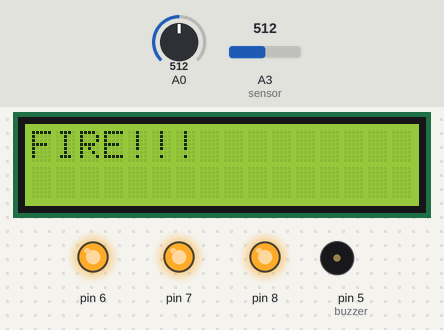
A sketch run on a simulated Arduino Uno, built with avr-gcc and run on an emulated ATmega328P. Parts: 16×2 character LCD, output pins drawn as LEDs (lit = HIGH), buzzer (waves = sounding). The inputs (shaded band) are chosen by the test bench; at power-on: A3 (sensor) = 512, A0 = 512. Pins used as bus, display or sensor lines are not drawn; what the sketch prints to the serial monitor is not drawn.

Above: at 1.2 s.
1.3 s: A3 (sensor) set to 540
At 2.0 s:
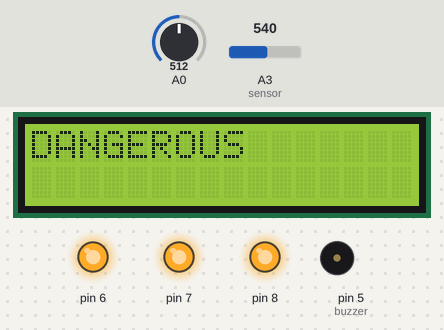
4.5 s: A0 set to 240
7.6 s: A0 set to 205
At 9.44 s:
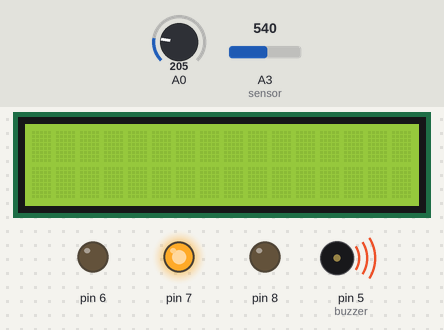
12.0 s: A3 (sensor) set to 306
At 12.16 s:
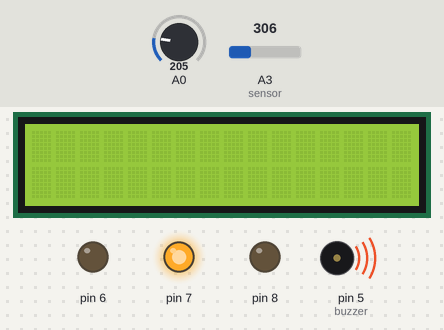
15.0 s: A0 set to 40
At 15.9 s:
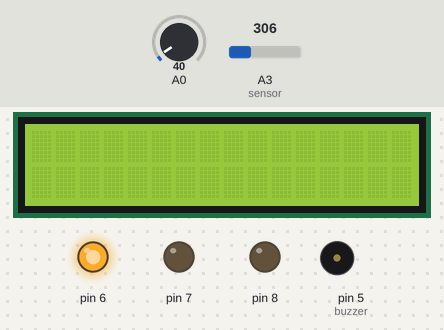
16.9 s: A3 (sensor) set to 376
21.8 s: A3 (sensor) set to 401
At 22.4 s:
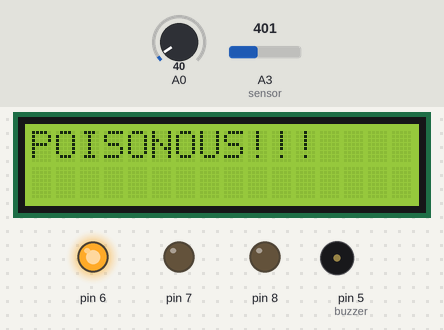
Timing chart, 0 to 25.2 s (numbered marks = the images above; inputs shaded):
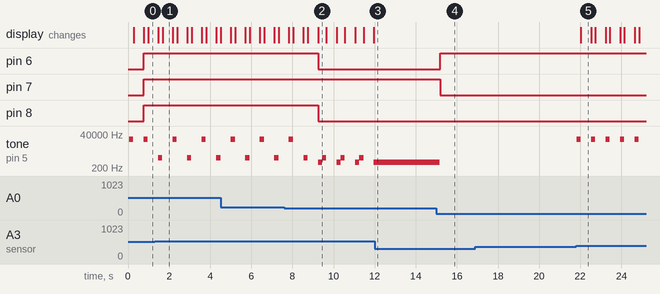

Measured:
- the behaviour switches between 527 and 528 on A3 (sensor) (found by bisection; images 0 and 1)
- the behaviour switches between 224 and 223 on A0 (found by bisection; images 1 and 2)
- the behaviour switches between 394 and 395 on A3 (sensor) (found by bisection; images 4 and 5)
- after the input at 1.3 s, the display: first differs from a run without the input after 0.38 s (image 1)
- after the input at 7.6 s, pin 6, pin 8: HIGH → LOW after 1.6 s
- after the input at 12.0 s, tone on pin 5 (buzzer): stops changing and stays 500 Hz
- after the input at 15.0 s, pin 6: LOW → HIGH after 0.18 s; pin 7: HIGH → LOW after 0.18 s; tone on pin 5 (buzzer): 500 Hz → silent after 0.18 s
- after the input at 16.9 s, every drawn part: stays the same
- after the input at 21.8 s, tone on pin 5 (buzzer): alternates 18000 Hz for 0.20 s and silent for 0.51 s, starting at once; the display: changes after 0.23 s (image 5)

The sketch:

smoke_and_fire_detectorII.ino
```cpp
#include <LiquidCrystal.h>

// initialize the library with the numbers of the interface pins
LiquidCrystal lcd(12, 11, 5, 4, 3, 2);

int green = 2;
int yellow = 3;
int red = 4;

int buzzer = 5;

int sensor = A3; // This stays as A3
int Value = 0;

int baselineTemp = 0;
int celsius = 0;
int fahrenheit = 0;

void setup()
{

  pinMode(A0, INPUT);
  pinMode(green, OUTPUT);
  pinMode(yellow, OUTPUT);
  pinMode(red, OUTPUT);
  pinMode(6, OUTPUT);
  pinMode(7, OUTPUT);
  pinMode(8, OUTPUT);
  pinMode(buzzer, OUTPUT);
  Serial.begin(9600);

  // set up the LCD's number of columns and rows:
  lcd.begin(16, 2);
}

void loop()
{
  digitalWrite(green, LOW);
  digitalWrite(yellow, LOW);
  digitalWrite(red, LOW);
  digitalWrite(buzzer, LOW);

  Value = analogRead(sensor); //Storing the Methane gas value
  Serial.println(Value); //Serial printing the gas value
  Value = map(Value, 306, 750, 0, 100); // Mapping the value to 0-100
  baselineTemp = 40;

  celsius = map(((analogRead(A0) - 20) * 3.04), 0, 1023, -40, 125);

   fahrenheit = ((celsius * 9) / 5 + 32);
  Serial.print(celsius);
  Serial.print(" C, ");
  Serial.print(fahrenheit);
  Serial.println(" F");

  //Color change with gas level
  if (Value >= 50) {
    digitalWrite(green, HIGH);
    digitalWrite(yellow, HIGH);
    digitalWrite(red, HIGH);
    tone(buzzer,1000);
    delay(200);
    noTone(buzzer);
    lcd.clear();
    lcd.setCursor(0, 0);
    lcd.print("DANGEROUS");
    delay(500);
    lcd.clear();
  }

  else if (Value >= 20 && Value <50) {
    digitalWrite(green, HIGH);
    digitalWrite(yellow, HIGH);
    digitalWrite(red, LOW);
    tone(buzzer,18000);
    delay(200);
    noTone(buzzer);
    lcd.clear();
    lcd.setCursor(0, 0);
    lcd.print("POISONOUS!!!");
    delay(500);
    lcd.clear();
  }

  else if (Value <20) {
    digitalWrite(green, HIGH);
    digitalWrite(yellow, LOW);
    digitalWrite(red, LOW);
  }

  else {
    digitalWrite(green, HIGH);
    digitalWrite(yellow, LOW);
    digitalWrite(red, LOW);
  }
  //Color change with temperature
   if (celsius < baselineTemp && celsius) {
    digitalWrite(6, HIGH);
    digitalWrite(7, LOW);
    digitalWrite(8, LOW);

  }
  if (celsius >= baselineTemp && celsius < baselineTemp + 10) {
    digitalWrite(6, HIGH);
    digitalWrite(7, LOW);
    digitalWrite(8, LOW);
  }
  if (celsius >= baselineTemp + 10 && celsius < baselineTemp + 20) {
    digitalWrite(6, LOW);
    digitalWrite(7, HIGH);
    digitalWrite(8, LOW);
    tone(buzzer,500);
    delay(200);
    noTone(buzzer);
  }
  if (celsius >= baselineTemp + 20 && celsius < baselineTemp + 30) {
    digitalWrite(6, HIGH);
    digitalWrite(7, HIGH);
    digitalWrite(8, HIGH);
    tone(buzzer,18000);
    delay(200);
    noTone(buzzer);
    lcd.clear();
    lcd.setCursor(0, 0);
    lcd.print("DANGEROUS");
    delay(500);
    lcd.clear();
  }
  if (celsius >= baselineTemp + 30) {
    digitalWrite(6, HIGH);
    digitalWrite(7, HIGH);
    digitalWrite(8, HIGH);
    tone(buzzer,18000);
    delay(200);
    noTone(buzzer);
    lcd.clear();
    lcd.setCursor(0, 0);
    lcd.print("FIRE!!!");
    delay(500);
    lcd.clear();
  }
}
```
